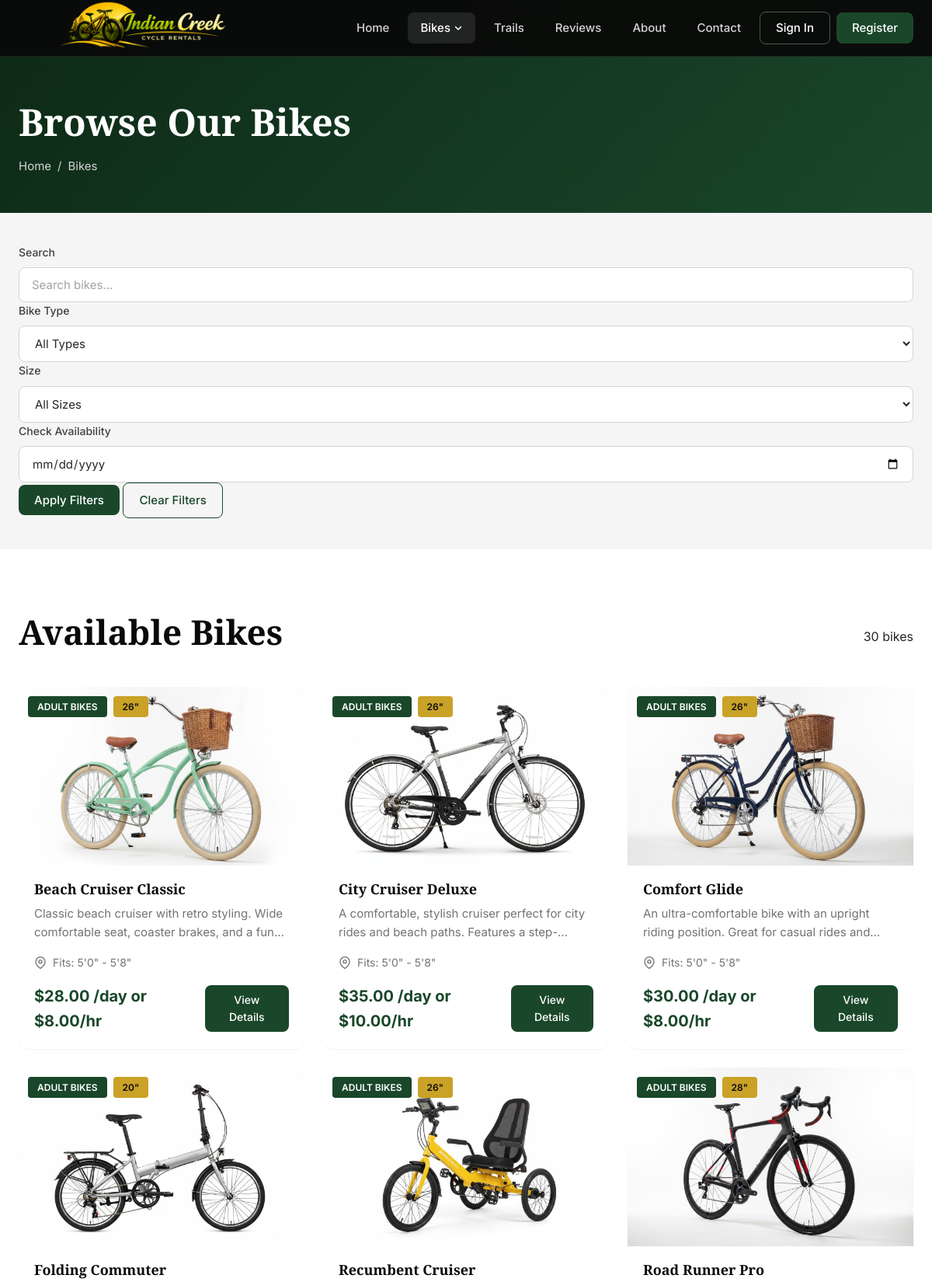
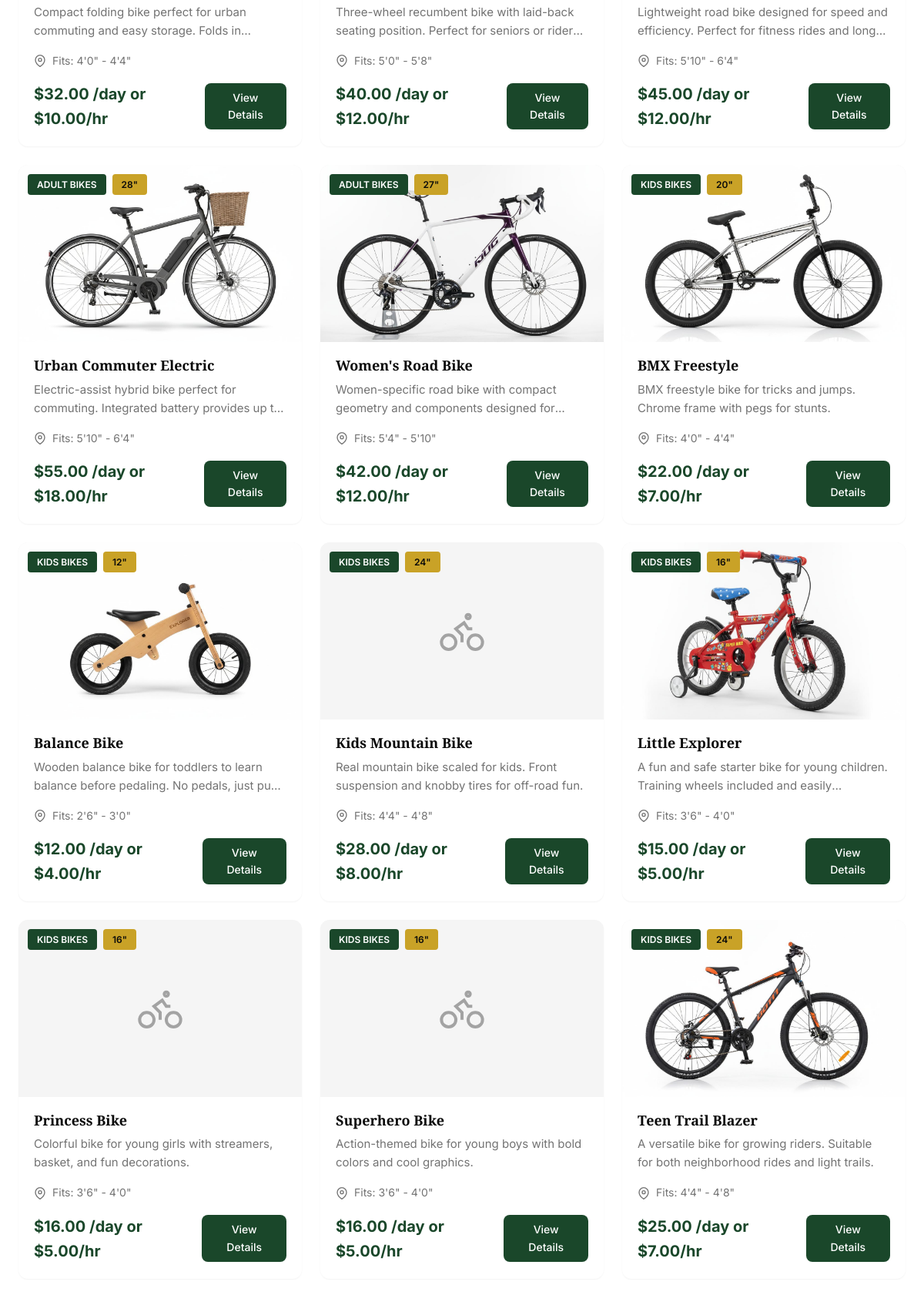
Screenshot of /bikes/ (upper part) with the database file from the repository (2 pictures, top to bottom).
### bikes/models.py (models this page shows, shortened)
class Bike(models.Model):
    BIKE_TYPES = [
        ('adult', 'Adult Bike'),
        ('kids', 'Kids Bike'),
        ('mountain', 'Mountain Bike'),
    ]
    name = models.CharField(max_length=200)
    slug = models.SlugField(unique=True)
    category = models.ForeignKey(
        BikeCategory,
        on_delete=models.CASCADE,
        related_name='bikes'
    )
    bike_type = models.CharField(max_length=20, choices=BIKE_TYPES)
    size = models.ForeignKey(
        BikeSize,
        on_delete=models.SET_NULL,
        null=True,
        blank=True,
        related_name='bikes'
    )
    description = models.TextField()
    features = models.TextField(help_text="List key features, one per line")
    price_per_day = models.DecimalField(max_digits=8, decimal_places=2)
    price_per_hour = models.DecimalField(max_digits=8, decimal_places=2, null=True, blank=True)
    image = models.ImageField(upload_to='bikes/', blank=True, null=True)
    is_available = models.BooleanField(default=True)
    is_maintenance = models.BooleanField(default=False, help_text="Bike is under maintenance")
    maintenance_note = models.TextField(blank=True, help_text="Reason for maintenance")
    quantity_total = models.PositiveIntegerField(default=1, help_text="Total bikes of this model")
    created_at = models.DateTimeField(auto_now_add=True)
    updated_at = models.DateTimeField(auto_now=True)
    class Meta:
        ordering = ['category', 'name']

class BikeCategory(models.Model):
    name = models.CharField(max_length=100, unique=True)
    slug = models.SlugField(unique=True)
    description = models.TextField()
    image = models.ImageField(upload_to='categories/', blank=True, null=True)
    display_order = models.PositiveIntegerField(default=0)
    is_active = models.BooleanField(default=True)
    class Meta:
        verbose_name = 'Bike Category'
        verbose_name_plural = 'Bike Categories'
        ordering = ['display_order', 'name']

class BikeSize(models.Model):
    size_inches = models.PositiveIntegerField(unique=True)
    description = models.TextField(help_text="Description of who this size fits")
    recommended_height = models.CharField(max_length=100, help_text="Recommended rider height range")
    recommended_age = models.CharField(max_length=100, blank=True, help_text="Recommended age range")
    class Meta:
        ordering = ['size_inches']

### bikes/views.py (the view, shortened to what this page needs)
# urls.py: path('', views.bike_list, name='bike_list'),
def bike_list(request):
    bikes = Bike.objects.filter(is_available=True).select_related('category', 'size')
    category_slug = request.GET.get('category')
    if category_slug:
        bikes = bikes.filter(category__slug=category_slug)
    bike_type = request.GET.get('type')
    if bike_type:
        bikes = bikes.filter(bike_type=bike_type)
    size = request.GET.get('size')
    if size:
        bikes = bikes.filter(size__size_inches=size)
    search = request.GET.get('search')
    if search:
        bikes = bikes.filter(
            Q(name__icontains=search) |
            Q(description__icontains=search) |
            Q(features__icontains=search)
        )
    date_str = request.GET.get('date')
    categories = BikeCategory.objects.filter(is_active=True)
    sizes = BikeSize.objects.all()
    context = {
        'bikes': bikes,
        'categories': categories,
        'sizes': sizes,
        'bike_types': Bike.BIKE_TYPES,
        'selected_category': category_slug,
        'selected_type': bike_type,
        'selected_size': size,
        'search_query': search,
        'check_date': date_str,
    }
    return render(request, 'bikes/bike_list.html', context)

### templates/bikes/bike_list.html (shortened to what this page needs)
{% extends 'base.html' %}
{% block content %}
<section class="page-header">
    <div class="container">
        <h1 class="page-title">Browse Our Bikes</h1>
        <nav class="breadcrumb">
            <a href="{% url 'home' %}">Home</a>
            <span>/</span>
            <span>Bikes</span>
        </nav>
    </div>
</section>
<section class="section-sm section-alt">
    <div class="container">
        <div class="filter-panel">
            <form method="get" class="filter-form">
                <div class="filter-row">
                    <div class="filter-group">
                        <label for="search">Search</label>
                        <input type="text" name="search" id="search" class="form-control" placeholder="Search bikes..." value="{{ search_query|default:'' }}">
                    </div>
                    <div class="filter-group">
                        <label for="type">Bike Type</label>
                        <select name="type" id="type" class="form-control">
                            <option value="">All Types</option>
                        </select>
                    </div>
                    <div class="filter-group">
                        <label for="size">Size</label>
                        <select name="size" id="size" class="form-control">
                            <option value="">All Sizes</option>
                        </select>
                    </div>
                    <div class="filter-group">
                        <label for="date">Check Availability</label>
                        <input type="date" name="date" id="date" class="form-control" value="{{ check_date|default:'' }}">
                    </div>
                </div>
                <div class="filter-actions">
                    <button type="submit" class="btn btn-primary">Apply Filters</button>
                    <a href="{% url 'bike_list' %}" class="btn btn-outline">Clear Filters</a>
                </div>
            </form>
        </div>
    </div>
</section>
<section class="section">
    <div class="container">
        <div class="section-header-flex">
            <h2 class="section-title">Available Bikes</h2>
            <span class="results-count">{{ bikes|length }} bike{{ bikes|length|pluralize }}</span>
        </div>
        <div class="bike-grid">
            {% for bike in bikes %}
            <div class="bike-card">
                <div class="bike-image">
                    {% if bike.image %}
                    <img src="{{ bike.image.url }}" alt="{{ bike.name }}">
                    {% else %}
                    <div class="bike-image-placeholder">
                        <svg width="64" height="64" viewBox="0 0 24 24" fill="none" stroke="currentColor" stroke-width="1.5">
                            <circle cx="5.5" cy="17.5" r="3.5"/>
                            <circle cx="18.5" cy="17.5" r="3.5"/>
                            <path d="M15 6a1 1 0 100-2 1 1 0 000 2zm-3 11.5V14l-3-3 4-3 2 3h2"/>
                        </svg>
                    </div>
                    {% endif %}
                    <div class="bike-badges">
                        <span class="bike-badge">{{ bike.category.name }}</span>
                        {% if bike.size %}
                        <span class="bike-badge badge-secondary">{{ bike.size.size_inches }}"</span>
                        {% endif %}
                    </div>
                </div>
                <div class="bike-content">
                    <h3 class="bike-name">{{ bike.name }}</h3>
                    <p class="bike-description">{{ bike.description|truncatewords:15 }}</p>
                    {% if bike.size %}
                    <div class="bike-size-info">
                        <svg width="16" height="16" viewBox="0 0 24 24" fill="none" stroke="currentColor" stroke-width="2">
                            <path d="M21 10c0 7-9 13-9 13s-9-6-9-13a9 9 0 0118 0z"/>
                            <circle cx="12" cy="10" r="3"/>
                        </svg>
                        Fits: {{ bike.size.recommended_height }}
                    </div>
                    {% endif %}
                    <div class="bike-footer">
                        <div class="bike-price">
                            <span class="price-main">${{ bike.price_per_day }}</span>
                            <span class="price-unit">/day</span>
                            {% if bike.price_per_hour %}
                            <span class="price-alt">or ${{ bike.price_per_hour }}/hr</span>
                            {% endif %}
                        </div>
                        <a href="{% url 'bike_detail' slug=bike.slug %}" class="btn btn-primary btn-sm">View Details</a>
                    </div>
                </div>
            </div>
            {% endfor %}
        </div>
    </div>
</section>
{% endblock %}

### rows the page displays
Bike: image (picture), category.name "ADULT BIKES", size.size_inches "26", name "Beach Cruiser Classic", description "Classic beach cruiser with retro styling. Wide comfortable seat, coaster brakes, and a…", size.recommended_height "5'0\" - 5'8\"", price_per_day "28.00", price_per_hour "8.00"
Bike: image (picture), category.name "ADULT BIKES", size.size_inches "26", name "City Cruiser Deluxe", description "A comfortable, stylish cruiser perfect for city rides and beach paths. Features…", size.recommended_height "5'0\" - 5'8\"", price_per_day "35.00", price_per_hour "10.00"
Bike: image (picture), category.name "ADULT BIKES", size.size_inches "26", name "Comfort Glide", description "An ultra-comfortable bike with an upright riding position. Great for casual rides…", size.recommended_height "5'0\" - 5'8\"", price_per_day "30.00", price_per_hour "8.00"
Bike: image (picture), category.name "ADULT BIKES", size.size_inches "20", name "Folding Commuter", description "Compact folding bike perfect for urban commuting and easy storage. Folds…", size.recommended_height "4'0\" - 4'4\"", price_per_day "32.00", price_per_hour "10.00"
Bike: image (picture), category.name "ADULT BIKES", size.size_inches "26", name "Recumbent Cruiser", description "Three-wheel recumbent bike with laid-back seating position. Perfect for seniors or…", size.recommended_height "5'0\" - 5'8\"", price_per_day "40.00", price_per_hour "12.00"
Bike: image (picture), category.name "ADULT BIKES", size.size_inches "28", name "Road Runner Pro", description "Lightweight road bike designed for speed and efficiency. Perfect for fitness rides…", size.recommended_height "5'10\" - 6'4\"", price_per_day "45.00", price_per_hour "12.00"
Bike: image (picture), category.name "ADULT BIKES", size.size_inches "28", name "Urban Commuter Electric", description "Electric-assist hybrid bike perfect for commuting. Integrated battery provides up…", size.recommended_height "5'10\" - 6'4\"", price_per_day "55.00", price_per_hour "18.00"
Bike: image (picture), category.name "ADULT BIKES", size.size_inches "27", name "Women's Road Bike", description "Women-specific road bike with compact geometry and components designed…", size.recommended_height "5'4\" - 5'10\"", price_per_day "42.00", price_per_hour "12.00"
Bike: image (picture), category.name "KIDS BIKES", size.size_inches "20", name "BMX Freestyle", description "BMX freestyle bike for tricks and jumps. Chrome frame with pegs for stunts.", size.recommended_height "4'0\" - 4'4\"", price_per_day "22.00", price_per_hour "7.00"
Bike: image (picture), category.name "KIDS BIKES", size.size_inches "12", name "Balance Bike", description "Wooden balance bike for toddlers to learn balance before pedaling. No pedals, just…", size.recommended_height "2'6\" - 3'0\"", price_per_day "12.00", price_per_hour "4.00"
Bike: category.name "KIDS BIKES", size.size_inches "24", name "Kids Mountain Bike", description "Real mountain bike scaled for kids. Front suspension and knobby tires for off-road fun.", size.recommended_height "4'4\" - 4'8\"", price_per_day "28.00", price_per_hour "8.00"
Bike: image (picture), category.name "KIDS BIKES", size.size_inches "16", name "Little Explorer", description "A fun and safe starter bike for young children. Training wheels included and…", size.recommended_height "3'6\" - 4'0\"", price_per_day "15.00", price_per_hour "5.00"
Bike: category.name "KIDS BIKES", size.size_inches "16", name "Princess Bike", description "Colorful bike for young girls with streamers, basket, and fun decorations.", size.recommended_height "3'6\" - 4'0\"", price_per_day "16.00", price_per_hour "5.00"
Bike: category.name "KIDS BIKES", size.size_inches "16", name "Superhero Bike", description "Action-themed bike for young boys with bold colors and cool graphics.", size.recommended_height "3'6\" - 4'0\"", price_per_day "16.00", price_per_hour "5.00"
Bike: image (picture), category.name "KIDS BIKES", size.size_inches "24", name "Teen Trail Blazer", description "A versatile bike for growing riders. Suitable for both neighborhood rides and light trails.", size.recommended_height "4'4\" - 4'8\"", price_per_day "25.00", price_per_hour "7.00"

### other values shown
{{ bikes|length }} "30"
